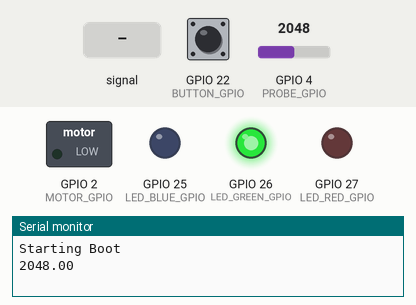
A sketch run on a simulated ESP32. On the bench: switched loads named in the sketch (green lamp = pin HIGH), output pins drawn as LEDs (lit = HIGH), the last lines printed to the serial monitor. Dashed ring = blinking. The test bench sets the inputs (shaded band); at power-on: GPIO 22 (BUTTON_GPIO) HIGH, GPIO 4 (PROBE_GPIO) = 2048.

Above: at 2.9 s.
3.0 s: GPIO 4 (PROBE_GPIO) fed a 200 Hz sine of ±1842 counts around its level
At 3.6 s:
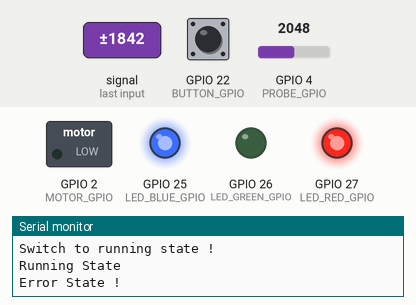
6.0 s: GPIO 22 (BUTTON_GPIO) pulled LOW for 0.15 s
At 6.9 s:
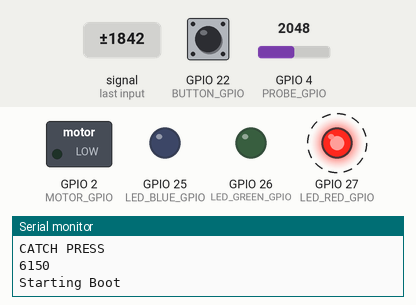
9.1 s: GPIO 4 (PROBE_GPIO) fed a 2 Hz sine of ±1228 counts around its level
At 9.95 s:
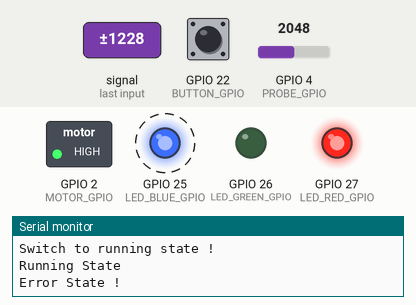
12.1 s: GPIO 22 (BUTTON_GPIO) pulled LOW for 1 s
At 15.5 s:
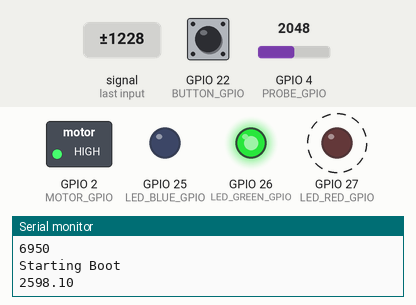
16.1 s: GPIO 4 (PROBE_GPIO) set to 2866
At 17.01 s:
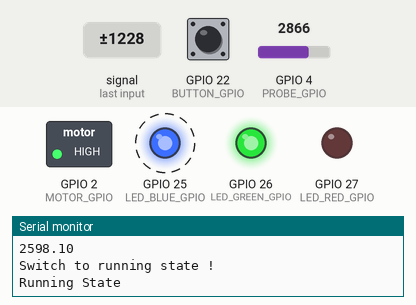
19.1 s: GPIO 4 (PROBE_GPIO) set to 2520
22.1 s: GPIO 4 (PROBE_GPIO) set to 2414
At 23.3 s:
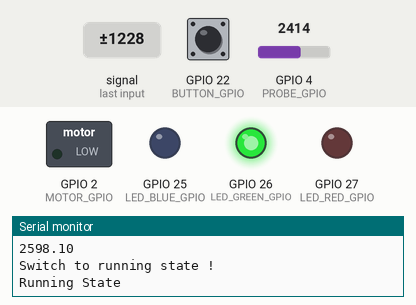
Timing chart, 0 to 24.7 s (numbered marks = the images above; inputs shaded):
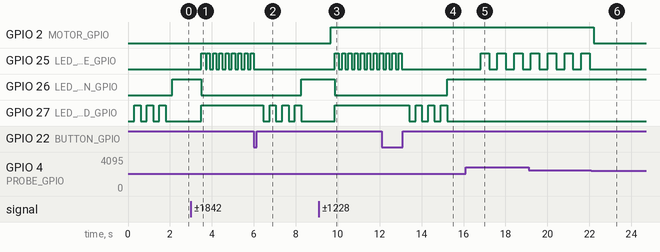

The sketch:

arduino-soil-moisture-regulator.ino
```cpp
#include "StateController.hpp"
#include "Config.hpp"

//bool isStopped = true;
//int stopState = HIGH;

StateController* controller;

void setup() {
  controller = new StateController();
  attachInterrupt(digitalPinToInterrupt(BUTTON_GPIO), buttonInterrupt, RISING);
}

void loop() {
  controller->loop();

  // put your main code here, to run repeatedly:

  /*
  float value = 0;
  for (int i = 0; i < ANALOG_READ_REPEAT; i++) {
    value += analogRead(PROBE_GPIO);
  }
  value /= ANALOG_READ_REPEAT;
  Serial.println(value);

  int state = digitalRead(STOP_BUTTON);
  if (state == LOW && state != stopState) {
    isStopped = !isStopped;
  }
  stopState = state;

  if (!isStopped && value > 2500) {
    digitalWrite(STATUS_LED_GPIO, HIGH);
  } else {
    digitalWrite(STATUS_LED_GPIO, LOW);
  }

  if (isStopped) {
    digitalWrite(STOP_LED_GPIO, HIGH);
  } else {
    digitalWrite(STOP_LED_GPIO, LOW);
  }
  */
}

void buttonInterrupt() {
  controller->buttonInterrupt();
}
```

BootState.cpp
```cpp
#include <Arduino.h>
#include "BootState.hpp"
#include "RunningState.hpp"
#include "ErrorState.hpp"
#include "StateController.hpp"
#include "Config.hpp"

BootState::BootState(StateController& controller, Hardware& hardware) :
  State(controller, hardware)
{
  hardware.getRedLed().setState(BLINK);
  hardware.getRedLed().setBlinkFrequence(300);
  hardware.getGreenLed().setState(OFF);
  hardware.getBlueLed().setState(OFF);
  Serial.println("Starting Boot");
}

unsigned long   BootState::loop(unsigned long) {
  if (this->state == 1) {
    if (this->wait > 0) {
      this->wait--;
      return 100;
    }
    this->state = 2;
  } else if (this->state == 2) {
    float value = this->hardware.getProbeValue();
    Serial.println(value);
    if (value < SENSOR_ERROR_VALUE) {
      this->controller.setState(new ErrorState(this->controller, this->hardware));
    } else {
      hardware.getRedLed().setState(OFF);
      hardware.getGreenLed().setState(ON);
      this->wait = 10;
      this->state = 3;
    }
  } else if (this->state == 3) {
    if (this->wait > 0) {
      this->wait--;
      return 100;
    }
    this->state = 4;
    Serial.println("Switch to running state !");
    this->controller.setState(new RunningState(this->controller, this->hardware));
  }
  return 100;
}
```

BootState.hpp
```cpp
#pragma once

#include "State.hpp"

class BootState : public State {
  private:
    int wait = 20;
    int state = 1;

  public:
    BootState(StateController&, Hardware&);
    virtual unsigned long loop(unsigned long);
};
```

ErrorState.cpp
```cpp
#include <Arduino.h>
#include "ErrorState.hpp"
#include "BootState.hpp"
#include "StateController.hpp"

ErrorState::ErrorState(StateController& controller, Hardware& hardware) :
  State(controller, hardware)
{
  hardware.getRedLed().setState(ON);
  hardware.getGreenLed().setState(OFF);
  hardware.getBlueLed().setState(BLINK);
  hardware.getBlueLed().setBlinkFrequence(150);
  Serial.println("Error State !");
}

unsigned long   ErrorState::loop(unsigned long) {
  return 50;
}

void            ErrorState::buttonPressed() {
  this->controller.setState(new BootState(this->controller, this->hardware));
}
```

ErrorState.hpp
```cpp
#pragma once

#include "State.hpp"

class ErrorState : public State {
  private:

  public:
    ErrorState(StateController&, Hardware&);
    virtual unsigned long loop(unsigned long);
    virtual void buttonPressed();
};
```

Hardware.cpp
```cpp
#include <Arduino.h>
#include "Config.hpp"
#include "Hardware.hpp"

Hardware::Hardware():
  redLed(LED_RED_GPIO),
  greenLed(LED_GREEN_GPIO),
  blueLed(LED_BLUE_GPIO)
{
  pinMode(MOTOR_GPIO, OUTPUT);
  pinMode(LED_RED_GPIO, OUTPUT);
  pinMode(LED_GREEN_GPIO, OUTPUT);
  pinMode(LED_BLUE_GPIO, OUTPUT);
  pinMode(BUTTON_GPIO, INPUT_PULLUP);
}

void        Hardware::update(unsigned long delta) {
  this->redLed.update(delta);
  this->greenLed.update(delta);
  this->blueLed.update(delta);
}

Led&        Hardware::getRedLed() {
  return this->redLed;
}

Led&        Hardware::getGreenLed() {
  return this->greenLed;
}

Led&        Hardware::getBlueLed() {
  return this->blueLed;
}

float       Hardware::getProbeValue() {
  float value = 0;
  for (int i = 0; i < SENSOR_READ_REPEAT; i++) {
    value += analogRead(PROBE_GPIO);
  }
  value /= SENSOR_READ_REPEAT;
  return value;
}

int         Hardware::getButtonState() {
  return digitalRead(BUTTON_GPIO);
}

void        Hardware::setMotorState(int state) {
  digitalWrite(MOTOR_GPIO, state);
}
```

Hardware.hpp
```cpp
#pragma once

#include "Led.hpp"

class Hardware {
  private:
    Led redLed;
    Led greenLed;
    Led blueLed;

  public:
    Hardware();

    Led&  getRedLed();
    Led&  getGreenLed();
    Led&  getBlueLed();

    float getProbeValue();
    int   getButtonState();

    void  setMotorState(int);

    void  update(unsigned long);
};
```

Led.cpp
```cpp
#include <Arduino.h>
#include "Led.hpp"

Led::Led(int gpio) {
  this->gpio = gpio;
  this->state = OFF;
  this->pinState = LOW;
  this->elapsedTime = 0;
  this->blinkFrequence = 0;
}

void        Led::setState(LedState state) {
  if (state != this->state) {
    this->elapsedTime = 0;
    this->state = state;
  }
}

LedState    Led::getState() {
  return this->state;
}

void        Led::setBlinkFrequence(unsigned long frequence) {
  this->blinkFrequence = frequence;
}

void        Led::update(unsigned long elapsed) {
  switch (this->state) {
    case ON:
      this->pinState = HIGH;
      break;
    case OFF:
      this->pinState = LOW;
      break;
    case BLINK:
      this->elapsedTime += elapsed;
      if (this->elapsedTime >= this->blinkFrequence) {
        this->pinState = !this->pinState;
        if (this->blinkFrequence != 0) {
          this->elapsedTime = this->elapsedTime % this->blinkFrequence;
        } else {
          this->elapsedTime = 0;
        }
      }
      break;
  }
  digitalWrite(this->gpio, this->pinState);
}
```

Led.hpp
```cpp
#pragma once

typedef enum LedState {
  ON,
  OFF,
  BLINK
} LedState;

class Led {
  private:
    int gpio;
    LedState state;
    int pinState;
    unsigned long elapsedTime;
    unsigned long blinkFrequence;

  public:
    Led(int);
    void      setState(LedState);
    void      setBlinkFrequence(unsigned long);
    LedState  getState();
    void      update(unsigned long);
};
```

RunningState.cpp
```cpp
#include <Arduino.h>
#include "RunningState.hpp"
#include "ErrorState.hpp"
#include "StateController.hpp"
#include "Config.hpp"

RunningState::RunningState(StateController& controller, Hardware& hardware) :
  State(controller, hardware)
{
  hardware.getRedLed().setState(OFF);
  hardware.getGreenLed().setState(ON);
  hardware.getBlueLed().setState(OFF);
  Serial.println("Running State");
}

unsigned long   RunningState::loop(unsigned long) {
  float value = this->hardware.getProbeValue();

  if (value < SENSOR_ERROR_VALUE) {
    this->controller.setState(new ErrorState(this->controller, this->hardware));
    return 200;
  }

  float percent = 100.0 - ((value - SENSOR_MIN_VALUE) * 100) / (SENSOR_MAX_VALUE - SENSOR_MIN_VALUE);
  if (percent > 100.0) {
    percent = 100.0;
  } else if (percent < 0.0) {
    percent = 0.0;
  }

  if (pause) {
    this->hardware.getBlueLed().setState(OFF);
    this->hardware.getRedLed().setState(BLINK);
    this->hardware.getRedLed().setBlinkFrequence(1000);
    this->hardware.setMotorState(LOW);
    return 200;
  } else {
    this->hardware.getRedLed().setState(OFF);
  }

  if (percent < MOTOR_START) {
    this->motorState = HIGH;
  } else if (percent > MOTOR_STOP) {
    this->motorState = LOW;
  }

  if (this->hardware.getButtonState() == LOW) {
    this->hardware.setMotorState(HIGH);
    this->hardware.getBlueLed().setState(ON);
  } else {
    this->hardware.setMotorState(this->motorState);
    if (this->motorState == LOW) {
      this->hardware.getBlueLed().setState(OFF);
    } else if (this->hardware.getBlueLed().getState() != BLINK) {
      this->hardware.getBlueLed().setState(BLINK);
      this->hardware.getBlueLed().setBlinkFrequence(400);
    }
  }

  return 200;
}

void            RunningState::buttonDoublePressed() {
  this->pause = !this->pause;
}
```

RunningState.hpp
```cpp
#pragma once

#include "State.hpp"

class RunningState : public State {
  private:
    int motorState = 0;
    bool pause = false;

  public:
    RunningState(StateController&, Hardware&);
    virtual unsigned long loop(unsigned long);
    virtual void buttonDoublePressed();
};
```

State.hpp
```cpp
#pragma once
#include "Hardware.hpp"

class StateController;

class State {
  protected:
    StateController& controller;
    Hardware& hardware;

  public:
    State(StateController& controller, Hardware& hardware) :
      controller(controller), hardware(hardware)
    {}
    virtual ~State() {}
    virtual unsigned long loop(unsigned long) = 0;
    virtual void buttonPressed() {}
    virtual void buttonDoublePressed() {}
};
```

StateController.cpp
```cpp
#include "StateController.hpp"
#include "BootState.hpp"

StateController::StateController() :
  hardware()
{
  Serial.begin(115200);
  this->elapsedTime = 0;
  this->currentState = new BootState(*this, this->hardware);
}

void      StateController::loop() {
  unsigned long currentTime = millis();
  unsigned long delta = currentTime - this->elapsedTime;
  this->elapsedTime = currentTime;

  unsigned long targetDelay = this->currentState->loop(delta);
  hardware.update(delta);
  unsigned long realDelay = (currentTime + targetDelay) - millis();

  delay(realDelay > 0 ? realDelay : 0);
}

void      StateController::setState(State* state) {
  delete this->currentState;
  this->currentState = state;
}

void      StateController::buttonInterrupt() {
  static unsigned long last_interrupt_time = 0;
  static bool hasBeenPressedOnce = false;
  unsigned long interrupt_time = millis();

  if (interrupt_time - last_interrupt_time > 200) {
    Serial.println("CATCH PRESS");
    Serial.println(interrupt_time - last_interrupt_time);
    if (interrupt_time - last_interrupt_time < 1400 && hasBeenPressedOnce == true) {
      this->currentState->buttonDoublePressed();
      hasBeenPressedOnce = false;
    } else {
      this->currentState->buttonPressed();
      hasBeenPressedOnce = true;
    }
  }
  last_interrupt_time = interrupt_time;
}
```

StateController.hpp
```cpp
#pragma once
#include <Arduino.h>
#include <HardwareSerial.h>
#include "Hardware.hpp"
#include "State.hpp"

class StateController {
  private:
    Hardware hardware;
    State* currentState;
    unsigned long elapsedTime;

  public:
    StateController();
    void setState(State* state);
    void loop();
    void buttonInterrupt();
};
```

Config.hpp
```cpp
// Hardware settings
#define PROBE_GPIO          4
#define MOTOR_GPIO          2
#define LED_RED_GPIO        27
#define LED_GREEN_GPIO      26
#define LED_BLUE_GPIO       25
#define BUTTON_GPIO         22

// Capacitive soil moisture sensor
#define SENSOR_MAX_VALUE    3200
#define SENSOR_MIN_VALUE    1400
#define SENSOR_ERROR_VALUE  1100
#define SENSOR_READ_REPEAT  10

// Behavior settings
#define MOTOR_START         30 // Motor start at 30% of the sensor capacitive value
#define MOTOR_STOP          40 // Motor stop at 40% of the sensor capacitive value
```

Measured:
- the behaviour switches between 2480 and 2479 on GPIO 4 (PROBE_GPIO) (found by bisection; images 5 and 6)
- after the input at 3.0 s, GPIO 25 (LED_BLUE_GPIO): goes HIGH 0.20 s, LOW 0.05 s, 7 × (HIGH 0.15 s, LOW 0.15 s), then HIGH, starting after 0.50 s; GPIO 26 (LED_GREEN_GPIO): HIGH → LOW after 0.50 s; GPIO 27 (LED_RED_GPIO): LOW → HIGH after 0.50 s
- after the input at 6.0 s, GPIO 25 (LED_BLUE_GPIO): goes on until 6.0 s, then stays LOW; GPIO 26 (LED_GREEN_GPIO): LOW → HIGH after 2.3 s; GPIO 27 (LED_RED_GPIO): alternates HIGH for 0.30 s and LOW for 0.30 s, 7 changes in all, then stays LOW, starting after 0.46 s
- after the input at 9.1 s, GPIO 25 (LED_BLUE_GPIO): alternates HIGH for 0.15 s and LOW for 0.15 s, starting after 0.76 s; GPIO 26 (LED_GREEN_GPIO): HIGH → LOW after 0.76 s; GPIO 27 (LED_RED_GPIO): LOW → HIGH after 0.76 s
- after the input at 12.1 s, GPIO 25 (LED_BLUE_GPIO): goes on until 13.1 s, then stays LOW; GPIO 26 (LED_GREEN_GPIO): LOW → HIGH after 3.1 s; GPIO 27 (LED_RED_GPIO): alternates HIGH for 0.30 s and LOW for 0.30 s, 7 changes in all, then stays LOW, starting after 1.3 s
- after the input at 16.1 s, GPIO 25 (LED_BLUE_GPIO): alternates HIGH for 0.40 s and LOW for 0.40 s, starting after 0.71 s; GPIO 26 (LED_GREEN_GPIO): stays HIGH (without the input it goes to LOW after 0.31 s); GPIO 27 (LED_RED_GPIO): stays LOW (without the input it goes to HIGH after 0.31 s)
- after the input at 22.1 s, GPIO 2 (MOTOR_GPIO): HIGH → LOW after 0.12 s; GPIO 25 (LED_BLUE_GPIO): stops changing and stays LOW
- by itself, GPIO 27 (LED_RED_GPIO): alternates HIGH for 0.30 s and LOW for 0.30 s, 6 changes in all, then stays LOW
